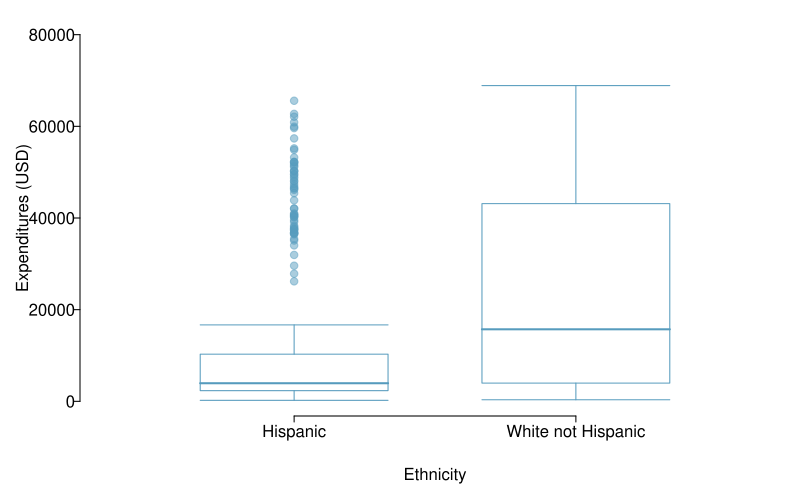

Reproduce this figure in R.
library(openintro)
#data(dds.discr)
data(COL)

myPDF("ddsExpHispWhite.pdf", 8, 5,
      mar = c(4.2, 4, 1, 0.5),
      mgp = c(2.4, 0.25, 0)
)

dds.hispanics = dds.discr[dds.discr$ethnicity == "Hispanic", ]
dds.white.non.hisp = dds.discr[dds.discr$ethnicity == "White not Hispanic", ]

dds.hisp.white = rbind(dds.hispanics, dds.white.non.hisp)
dds.hisp.white$ethnicity <- droplevels(dds.hisp.white$ethnicity)

boxPlot(dds.hisp.white$expenditures, dds.hisp.white$ethnicity,
        xlab = 'Ethnicity',
        ylab = 'Expenditures (USD)',
        ylim = c(0, 80000),
        pch = 19,
        pchCex = 1,
        lcol = COL[1],
        col = COL[1,3])

dev.off()
